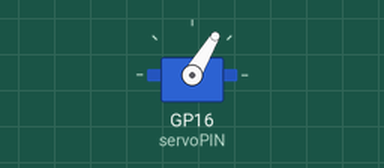
Bench run of a program on a simulated Raspberry Pi Pico running MicroPython. Parts: servo. Servo angles are drawn from the pulse width (0.5 ms = 0°, 2.5 ms = 180°).

Above: at 0.05 s.
At 0.35 s:
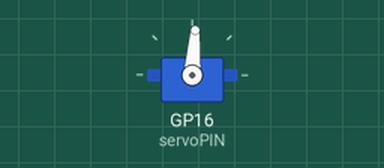
At 0.7 s:
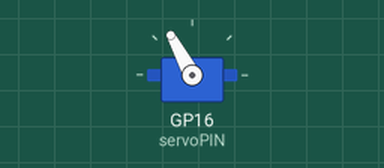
At 1.4 s:
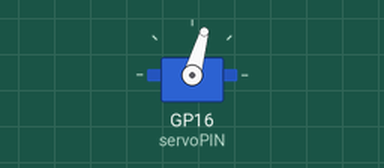
Timing chart, 0 to 3.6 s (numbered marks = the images above):
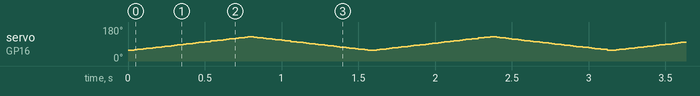

The program:

16_motor_function_2_amplitude.py
```python
from machine import Pin ,PWM
from utime import sleep
servoPIN = PWM(Pin(16))
servoPIN.freq(50)
amplitude = 30
every_degree = 1
duration = 0.013
def servo(degrees):
    if degrees > 90: degrees=90
    if degrees < -90: degrees=-90
    maxDuty=9000
    minDuty=1000
    newDuty=((maxDuty+minDuty)/2)+(((maxDuty-minDuty)/2)*(degrees/90))
    #print(degrees,'--->',int(newDuty))
    servoPIN.duty_u16(int(newDuty))

while 1:
    for i in range(-amplitude,amplitude,every_degree):
        servo(i)
        sleep(duration)
    for i in range(amplitude,-amplitude,-every_degree):
        servo(i)
        sleep(duration)
```
